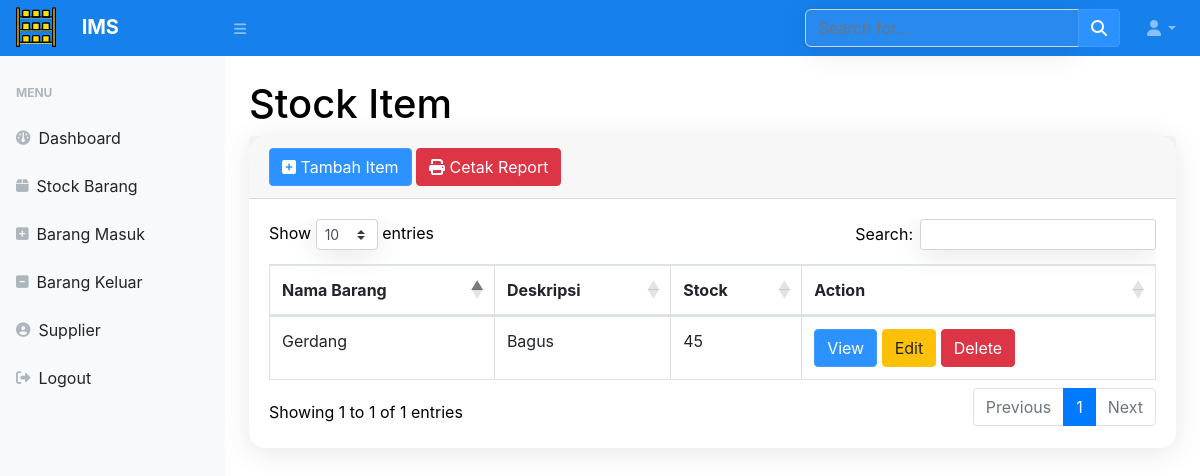
Page / (signed in) on the earlier database version.
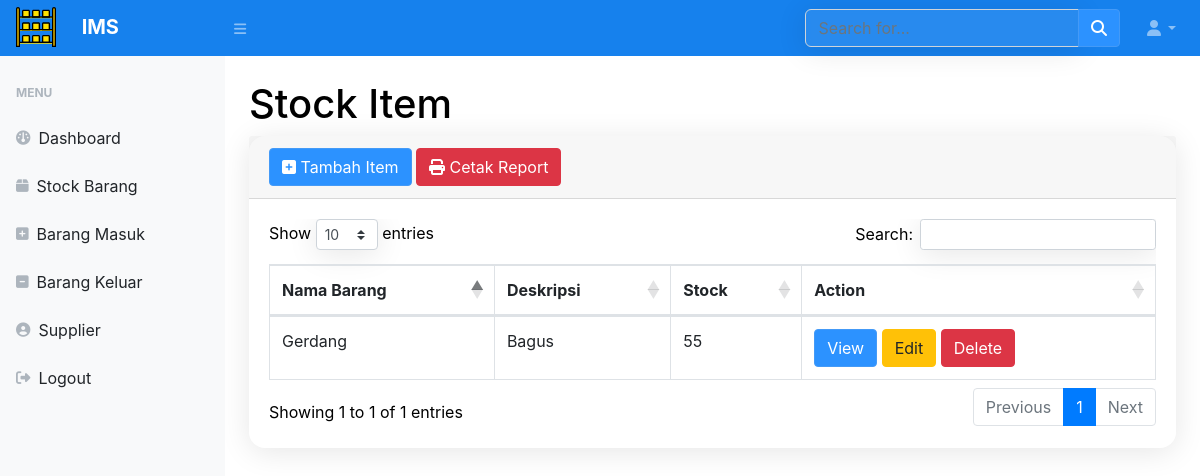
Same page on the later database version.
### tables this page shows
CREATE TABLE `stock` (
  `idbarang` int(11) NOT NULL,
  `namabarang` varchar(100) NOT NULL,
  `deskripsi` varchar(100) NOT NULL,
  `stock` int(11) NOT NULL DEFAULT 0,
  `stats` text NOT NULL DEFAULT 'Y'
);

### index.php (the view, shortened to what this page needs)
<?php
require 'config/config.php'
?>
<!DOCTYPE html>
<html lang="en">
    <?php
    include_once 'layout/head.php'
    ?>
    <body class="sb-nav-fixed">
            <?php
            include 'layout/navbar.php';
            ?>
        <div id="layoutSidenav">
            <?php
            include 'layout/sidebar.php';
            ?>
            <div id="layoutSidenav_content">
                <main>
                    <div class="container-fluid">
                        <h1 class="mt-4">Stock Item</h1>
                        <div class="card mb-4">
                            <div class="card-header">
                            <button type="button" class="btn btn-primary" data-toggle="modal" data-target="#myModal">
                                <i class="fa fa-plus-square"></i> Tambah Item
                                </button>
                                <a href="cetak.php" target="_blank">
                                <button type="button" class="btn btn-danger">
                                        <i class="fa fa-print"></i> Cetak Report
                                </button>
                                </a>
                            </div>
                            <div class="card-body">
                                <div class="table-responsive">
                                    <table class="table table-bordered" id="dataTable" width="100%" cellspacing="0">
                                        <thead>
                                            <tr>
                                                <th>Nama Barang</th>
                                                <th>Deskripsi</th>
                                                <th>Stock</th>
                                                <th>Action</th>
                                            </tr>
                                        </thead>
                                        <tbody>
                                            <?php
                                                $ambilsemuadatastock = mysqli_query($conn,"SELECT *, COALESCE((SELECT SUM(quantity) FROM qstock WHERE idbarang = stock.idbarang), 0) AS jumlah FROM stock");
                                                while($data=mysqli_fetch_array($ambilsemuadatastock)){
                                                    $idbarang = $data['idbarang'];
                                                    $namabarang = $data['namabarang'];
                                                    $deskripsi = $data['deskripsi'];
                                                    $stock = $data['jumlah'];
                                            ?>
                                                <tr>
                                                    <td><?=$namabarang?></td>
                                                    <td><?=$deskripsi?></td>
                                                    <td><?=$stock?></td>
                                                    <td>
                                                    <a href="stokdetail.php?id=<?=$idbarang;?>" class="btn btn-primary">View</a>
                                                    <button type="button" class="btn btn-warning" data-toggle="modal" data-target="#edit<?=$idbarang;?>">Edit</button>
                                                    <button type="button" class="btn btn-danger" data-toggle="modal" data-target="#delete<?=$idbarang;?>">Delete</button>
                                                    </td>
                                                </tr>
                                            <?php
                                                };
                                            ?>
                                        </tbody>
                                    </table>
                                </div>
                            </div>
                        </div>
                    </div>
                </main>
            </div>
        </div>
    </body>
</html>

Differences in the rows shown:
changed stock "Gerdang": stock "45" → "55"
